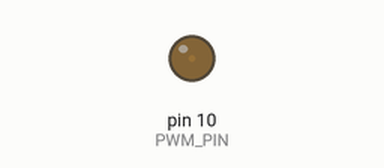
Simulated run of this sketch. Board: Arduino Uno, built with avr-gcc and run on an emulated ATmega328P. Shown: output pins drawn as LEDs (lit = HIGH).

Above: at 0.05 s.
At 0.95 s:
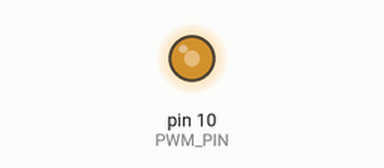
At 1.4 s:
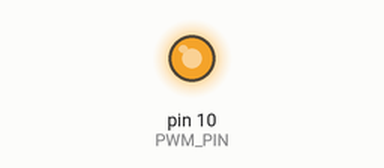
At 2.75 s:
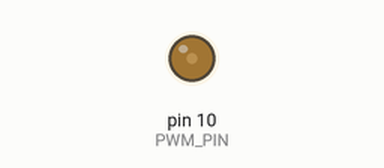
Timing chart, 0 to 7.0 s (numbered marks = the images above):
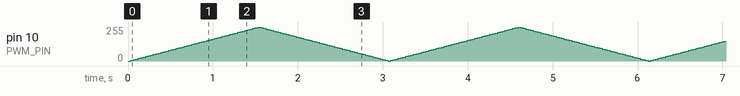

The sketch:

esa-01.ino
```cpp
// ESA exercise - test 6

#define PWM_PIN 10  // the PWM pin the LED is attached to

int fade = 5;         // how many points to fade the LED by
int brightness = 0;   // how bright the LED is

void setup() {
  pinMode(PWM_PIN, OUTPUT);
}

void loop() {
  analogWrite(PWM_PIN, brightness);     // set the LED brightness
  brightness = brightness + fade; // increase the brightness value

  if (brightness <= 0 || brightness >= 255) {
    fade = -fade;   // reverse the fade amount
  }

  delay(30);  // wait 30 ms
}


/*
// ESA exercise - test 5

#define LED 12  // digital pin of the led

void setup() {
  pinMode(LED, OUTPUT);
  digitalWrite(LED, HIGH);  // turn on LED
}

void loop() {

}
*/


/*
// ESA exercise - test 4
#define RED_LED 13  // digital pin of green led
#define GRE_LED 12  // digital pin of red led
#define YEL_LED 11  // digital pin of yellow led

void setup() {
  pinMode(RED_LED, OUTPUT);
  pinMode(GRE_LED, OUTPUT);
  pinMode(YEL_LED, OUTPUT);
}

void loop() {
  digitalWrite(YEL_LED, HIGH);  // turn on yellow LED
  digitalWrite(GRE_LED, LOW);   // turn off green LED
  digitalWrite(RED_LED, LOW);   // turn off red LED
  delay(1000);                  // wait a second
  digitalWrite(YEL_LED, LOW);   // turn off yellow LED
  digitalWrite(GRE_LED, HIGH);  // turn on green LED
  digitalWrite(RED_LED, LOW);   // turn off red LED
  delay(1000);                  // wait a second
  digitalWrite(YEL_LED, LOW);   // turn off yellow LED
  digitalWrite(GRE_LED, LOW);   // turn off green LED
  digitalWrite(RED_LED, HIGH);  // turn on red LED
  delay(1000);                  // wait a second
}
*/


/*
// ESA exercise - test 3
#define RED_LED 13  // digital pin of green led
#define GRE_LED 12  // digital pin of red led

void setup() {
  pinMode(RED_LED, OUTPUT);
  pinMode(GRE_LED, OUTPUT);
}

void loop() {
  digitalWrite(GRE_LED, HIGH);  // turn on green LED
  digitalWrite(RED_LED, LOW);   // turn off red LED
  delay(1000);                  // wait a second
  digitalWrite(GRE_LED, LOW);   // turn off green LED
  digitalWrite(RED_LED, HIGH);  // turn on red LED
  delay(1000);                  // wait a second
}
*/


/*
// ESA exercise - test 2
#define LED 13  // digital pin of the led

void setup() {
  pinMode(LED, OUTPUT);
}

void loop() {
  digitalWrite(LED, HIGH);  // turn on LED
  delay(3000);              // wait 3 seconds
  digitalWrite(LED, LOW);   // turn off LED
  delay(1000);              // wait 1 second
}
*/


/*
// ESA exercise - test 1
#define LED 13  // digital pin of the led

void setup() {
  pinMode(LED, OUTPUT);
}

void loop() {
  digitalWrite(LED, HIGH);  // turn on LED
  delay(1000);              // wait a second
  digitalWrite(LED, LOW);   // turn off LED
  delay(1000);              // wait a second
}
*/
```
